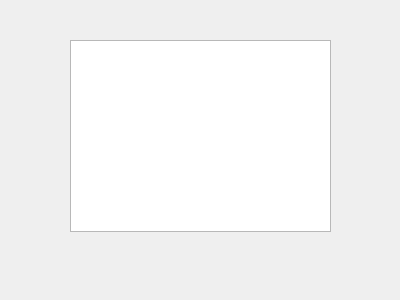
<?xml version="1.0" encoding="UTF-8"?>
<ui version="4.0">
 <class>deleteWine</class>
 <widget class="QWidget" name="deleteWine">
  <property name="geometry">
   <rect>
    <x>0</x>
    <y>0</y>
    <width>400</width>
    <height>300</height>
   </rect>
  </property>
  <property name="windowTitle">
   <string>Form</string>
  </property>
  <widget class="QListWidget" name="listWidget">
   <property name="geometry">
    <rect>
     <x>70</x>
     <y>40</y>
     <width>261</width>
     <height>192</height>
    </rect>
   </property>
  </widget>
 </widget>
 <resources/>
 <connections/>
</ui>
